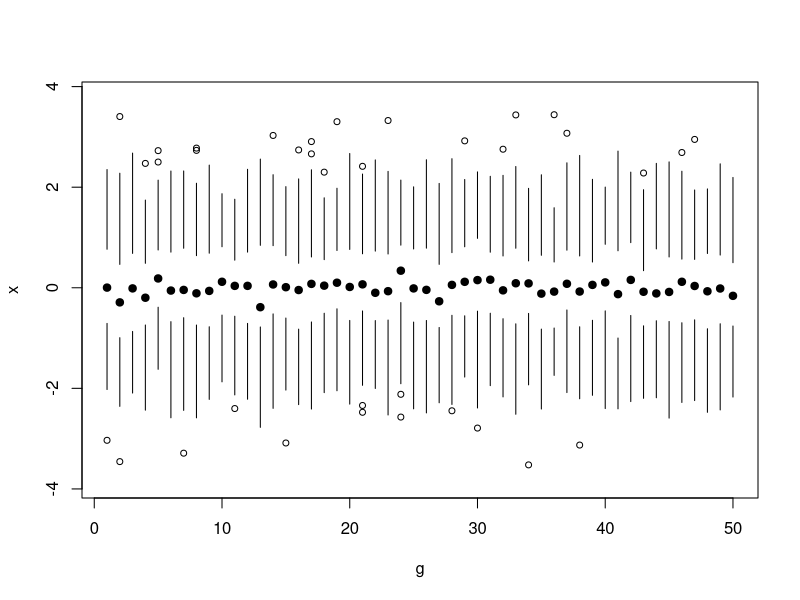

Generate this figure with R:
tufte.boxplot <- function(x, g) {
  k <- nlevels(g)
  crit.val <- tapply(x, g, median)
  plot(1:k, crit.val, ylim=c(min(x)*1.1, max(x)*1.1), pch=19,
       xlab=deparse(substitute(g)), ylab=deparse(substitute(x)))
  for (i in 1:k) {
    tmp <- boxplot.stats(x[as.numeric(g)==i])
    segments(i, tmp$stats[1], i, tmp$stats[2])
    segments(i, tmp$stats[4], i, tmp$stats[5])
    points(rep(i, length(tmp$out)), tmp$out, cex=.8)
  }
}

dd <- data.frame(x=rnorm(50*100), g=gl(50,100))
with(dd, tufte.boxplot(x, g))
